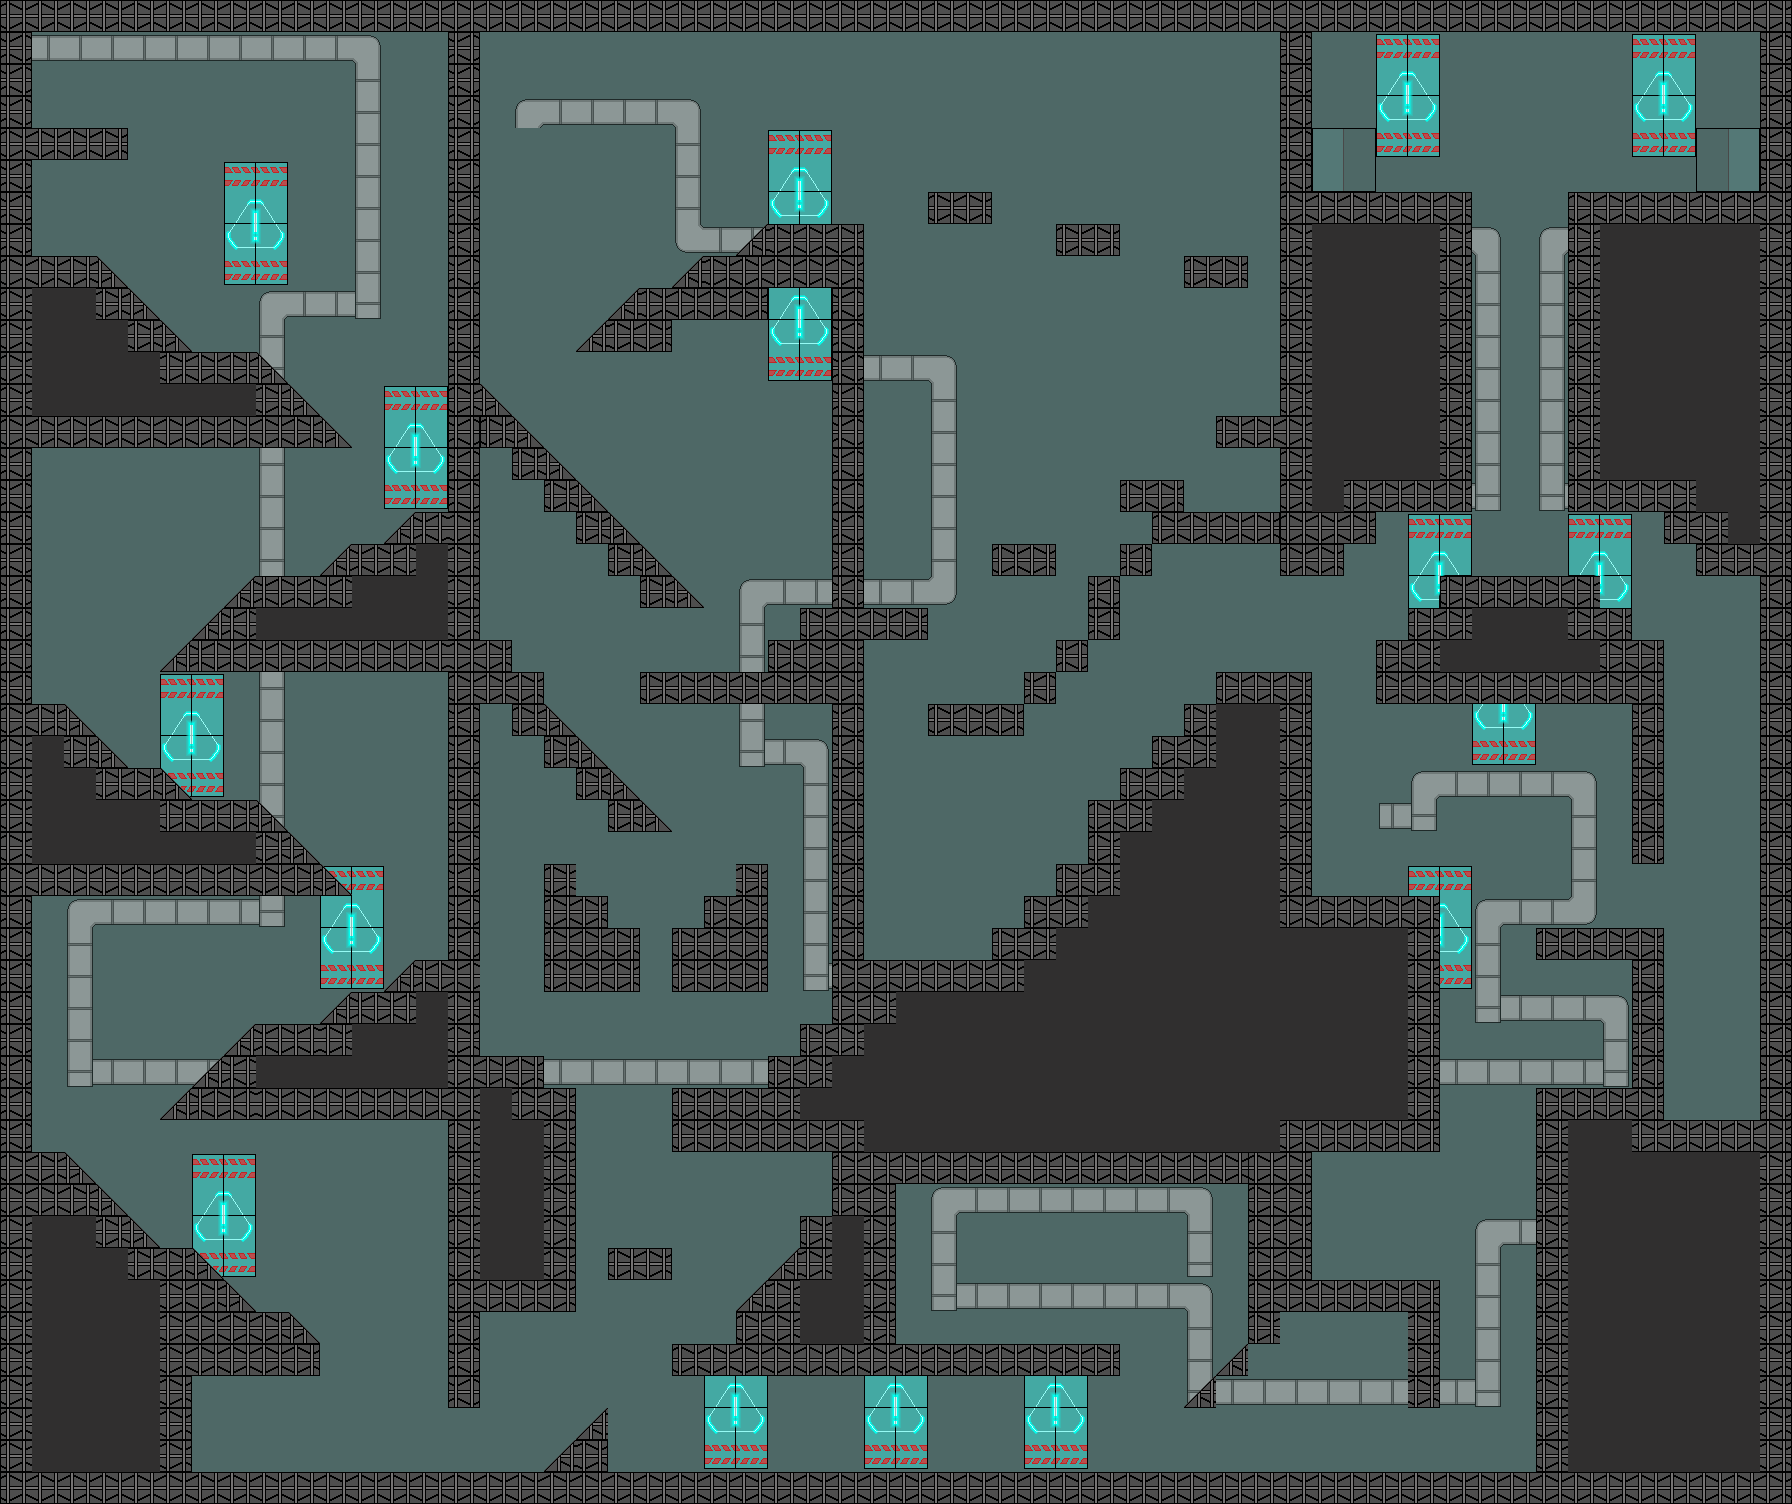

A 2D game scene composited from a Tiled map and its tileset images. What follows is a short description and the map's XML, with each tile layer's data collapsed to a summary:
An orthogonal 56x47 tile map with 32x32 px tiles, 6 tile layers (back_lv_03, deco_lv_03, toyo_lv_03, sol_lv_03, ...), 2 tilesets and 37 objects.

<map version="1.9" tiledversion="1.9.2" orientation="orthogonal" renderorder="right-down" width="56" height="47" tilewidth="32" tileheight="32" infinite="0" nextlayerid="10" nextobjectid="47">
 <editorsettings>
  <export target="lv_03.json" format="json" />
 </editorsettings>
 <tileset firstgid="1" name="tile_set_tuto" tilewidth="32" tileheight="32" tilecount="36" columns="6">
  <image source="../assets/tile_set_tuto.png" width="192" height="192" />
  <tile id="0">
   <properties>
    <property name="mur" type="bool" value="true" />
   </properties>
  </tile>
  <tile id="4">
   <properties>
    <property name="sol" type="bool" value="true" />
   </properties>
  </tile>
  <tile id="5">
   <properties>
    <property name="fin" type="bool" value="true" />
   </properties>
  </tile>
 </tileset>
 <tileset firstgid="37" name="tile_set_lab" tilewidth="32" tileheight="32" tilecount="144" columns="12">
  <image source="../assets/tile_set_lab.png" width="390" height="384" />
 </tileset>
 <layer id="3" name="back_lv_03" width="56" height="47">
  <data>[2632 cells, 2632 non-empty, 1 distinct tile ids]</data>
 </layer>
 <objectgroup id="7" name="ennemis_lv_03" offsetx="3.0303" offsety="-36.3636">
  <object id="3" x="48.6667" y="241.333">
   <point />
  </object>
  <object id="5" x="428" y="500">
   <point />
  </object>
  <object id="6" x="46.6667" y="690.667">
   <point />
  </object>
  <object id="9" x="430.667" y="941.333">
   <point />
  </object>
  <object id="11" x="270.667" y="1300">
   <point />
  </object>
  <object id="17" x="1226.67" y="1332">
   <point />
  </object>
  <object id="18" x="561.333" y="848">
   <point />
  </object>
  <object id="21" x="1333.33" y="1265.33">
   <point />
  </object>
  <object id="22" x="1610.67" y="1072">
   <point />
  </object>
  <object id="24" x="1102.67" y="208">
   <point />
  </object>
  <object id="28" x="1026.67" y="528">
   <point />
  </object>
  <object id="32" x="784" y="208">
   <point />
  </object>
  <object id="45" x="511.333" y="622.667">
   <point />
  </object>
  <object id="46" x="1224" y="404.667">
   <point />
  </object>
 </objectgroup>
 <objectgroup id="8" name="ennemis_lv_001_twin">
  <object id="13" x="338.667" y="1456">
   <point />
  </object>
  <object id="14" x="493.333" y="1458.67">
   <point />
  </object>
  <object id="15" x="844" y="1458.67">
   <point />
  </object>
  <object id="16" x="1009.33" y="1453.33">
   <point />
  </object>
  <object id="20" x="1457.33" y="1460">
   <point />
  </object>
  <object id="23" x="1550.67" y="564">
   <point />
  </object>
  <object id="31" x="732" y="661.333">
   <point />
  </object>
  <object id="38" x="1420" y="884">
   <point />
  </object>
  <object id="39" x="1647" y="917">
   <point />
  </object>
 </objectgroup>
 <objectgroup id="9" name="ennemis_lv_001_statique">
  <object id="7" x="297.333" y="562.667">
   <point />
  </object>
  <object id="8" x="226.667" y="786.667">
   <point />
  </object>
  <object id="10" x="285.333" y="1012">
   <point />
  </object>
  <object id="12" x="50.6667" y="1137.33">
   <point />
  </object>
  <object id="19" x="752" y="850.667">
   <point />
  </object>
  <object id="25" x="958.667" y="181.333">
   <point />
  </object>
  <object id="26" x="1214.67" y="238.667">
   <point />
  </object>
  <object id="29" x="1068" y="628">
   <point />
  </object>
  <object id="30" x="898.667" y="590.667">
   <point />
  </object>
  <object id="35" x="644" y="1230.67">
   <point />
  </object>
  <object id="36" x="812" y="1202.67">
   <point />
  </object>
  <object id="37" x="564" y="1074.67">
   <point />
  </object>
  <object id="43" x="498" y="368.667">
   <point />
  </object>
  <object id="44" x="593.333" y="462">
   <point />
  </object>
 </objectgroup>
 <layer id="4" name="deco_lv_03" width="56" height="47">
  <data>[2632 cells, 128 non-empty, 8 distinct tile ids]</data>
 </layer>
 <layer id="5" name="toyo_lv_03" width="56" height="47" opacity="0.6">
  <data>[2632 cells, 199 non-empty, 7 distinct tile ids]</data>
 </layer>
 <layer id="1" name="sol_lv_03" width="56" height="47">
  <data>[2632 cells, 1046 non-empty, 10 distinct tile ids]</data>
 </layer>
 <layer id="6" name="mur_lv_03" width="56" height="47">
  <data>[2632 cells, 57 non-empty, 3 distinct tile ids]</data>
 </layer>
 <layer id="2" name="fin_lv_03" width="56" height="47">
  <data>[2632 cells, 8 non-empty, 4 distinct tile ids]</data>
 </layer>
</map>
